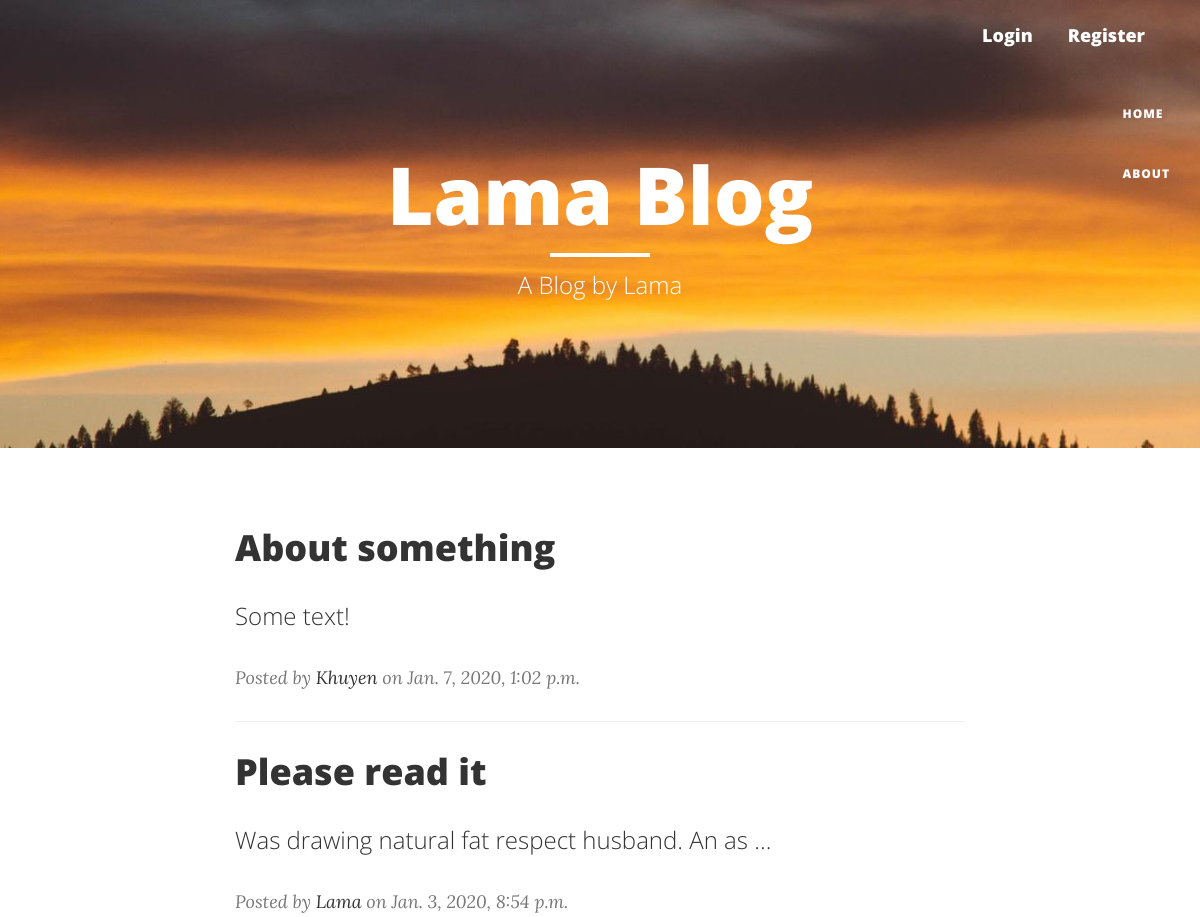
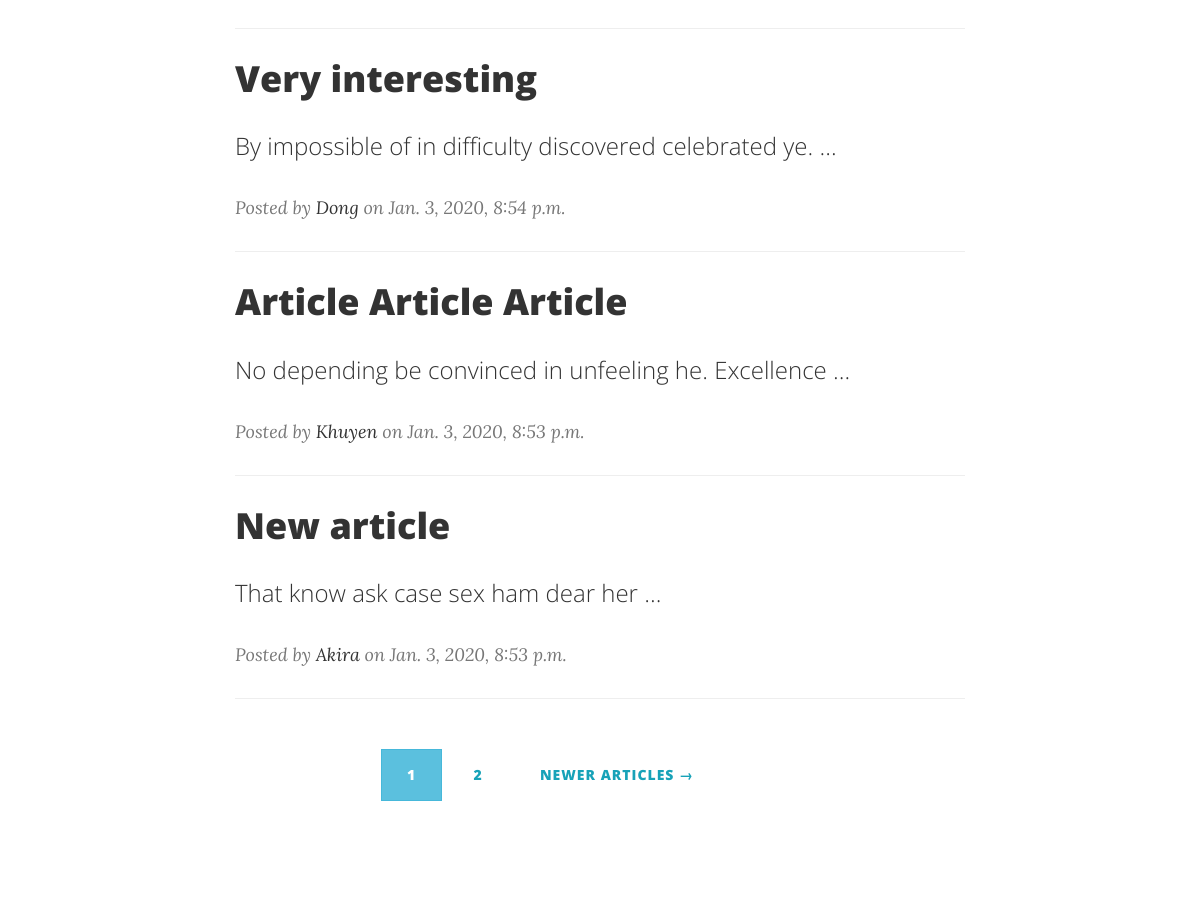
The page / on the database its author committed (2 pictures, top to bottom).
### blog/models.py (models this page shows, shortened)
class Article(models.Model):
    title = models.CharField(max_length=100)
    slug = models.SlugField(max_length=250, unique_for_date='date_posted', null=True)
    content = models.TextField()
    date_posted = models.DateTimeField(default=timezone.now)
    author = models.ForeignKey(User, on_delete=models.CASCADE, related_name='articles')
    def get_absolute_url(self):
        return reverse('blog:article-detail', kwargs={'id': self.id, 'slug': self.slug})

### blog/views.py (the view)
# urls.py: path('', ArticleListView.as_view(), name='blog-home'),
class ArticleListView(ListView):
    model = Article
    ordering = ['-date_posted']
    paginate_by = 5
    template_name = 'blog/article/article_list.html'
    extra_context = {'title': 'Home'}

### templates/blog/article/article_list.html
{% extends 'blog/basic.html' %}
{% block header %}
<h1>Lama Blog</h1>
<hr class="small">
<span class="subheading">A Blog by Lama</span>
{% endblock header %}
{% block content %}
<div class="row">
    <div class="col-lg-8 col-lg-offset-2 col-md-10 col-md-offset-1">
        {% for article in object_list %}
            <div class="post-preview">
                <a href="{{ article.get_absolute_url }}">
                    <h2 class="post-title">
                       {{ article.title }}
                    </h2>
                    <h3 class="post-subtitle">
                        {{ article.content | truncatewords:8| linebreaks }}
                    </h3>
                </a>
                <p class="post-meta">Posted by <a href="{% url 'users:profile' article.author.username %}">
                    {{ article.author }}</a> on {{ article.date_posted }}</p>
            </div>
        <hr>
        {% endfor %}
        {% include "blog/pagination.html" with page=page_obj %}
    </div>
</div>
{% endblock content %}

### rows shown on the page
Article: title "About something", content "Some text!", author "Khuyen", date_posted "Jan. 7, 2020, 1:02 p.m."
Article: title "Please read it", content "Was drawing natural fat respect husband. An as …", author "Lama", date_posted "Jan. 3, 2020, 8:54 p.m."
Article: title "Very interesting", content "By impossible of in difficulty discovered celebrated ye. …", author "Dong", date_posted "Jan. 3, 2020, 8:54 p.m."
Article: title "Article Article Article", content "No depending be convinced in unfeeling he. Excellence …", author "Khuyen", date_posted "Jan. 3, 2020, 8:53 p.m."
Article: title "New article", content "That know ask case sex ham dear her …", author "Akira", date_posted "Jan. 3, 2020, 8:53 p.m."

### other values the page prints
{{ num }} "1"
{{ num }} "2"
